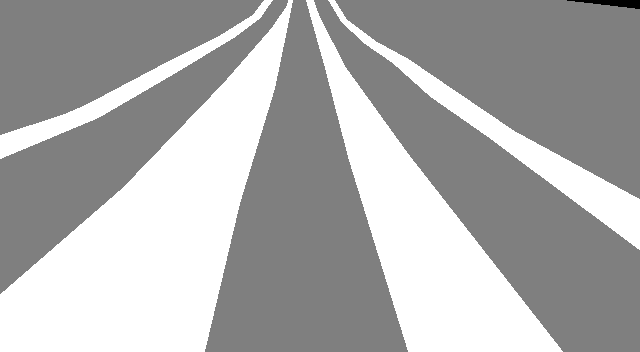
#> input picture Frogn_Dataset/annotations_prepped_train/20190913_LR1_S_1805.png, 640 x 352 px; its folder holds 4 pictures in this run
$ python crop_images.py
#> lines starting #> are read from the running program, lines starting #| are printed output that depends on the picture
#!/usr/bin/env python
import os
import cv2
os.environ['PYGAME_HIDE_SUPPORT_PROMPT'] = "hide" # Hides the pygame version, welcome msg
from os.path import expanduser
import glob
from PIL import Image
import os.path as osp

roi_x = 208 #120
roi_y = 120 #208

input_dir = expanduser("~/Third_Paper/Datasets/Frogn_Dataset/annotations_prepped_train/") #/frogn_2%04d.jpg"%d
output_dir = expanduser("~/Third_Paper/Datasets/Frogn_Dataset_32x_352/annotations_prepped_train/")

for label_file in glob.glob(osp.join(input_dir, '*.png')):
        print(label_file)
        with open(label_file) as f:
            base = osp.splitext(osp.basename(label_file))[0]
            img = cv2.imread(label_file)
#> img is the input picture: shape (352, 640, 3); min 0, max 2, mean 1.35
            # [6 lines of commented-out code are left out]
            iheight, iwidth = img.shape[:2]
#> iheight = 352; iwidth = 640
            Roi = img[0+8:iheight,0:iwidth]
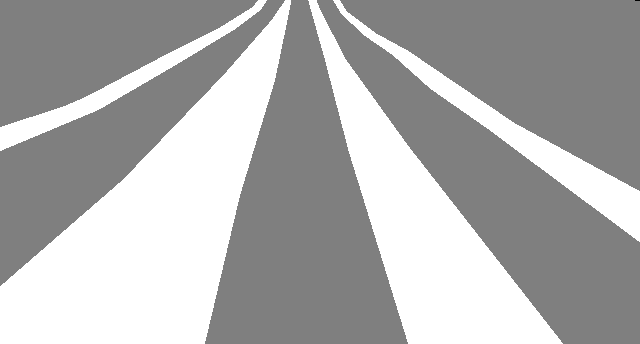
#> Roi: shape (344, 640, 3); min 0, max 2, mean 1.36; drawn with min black and max white

            # Store the Cropped Images
            cv2.imwrite(output_dir+base+'.png', Roi)
#> pass 2 of the loop `for label_file in glob.glob(osp.join(input_dir, '*.png')):`:
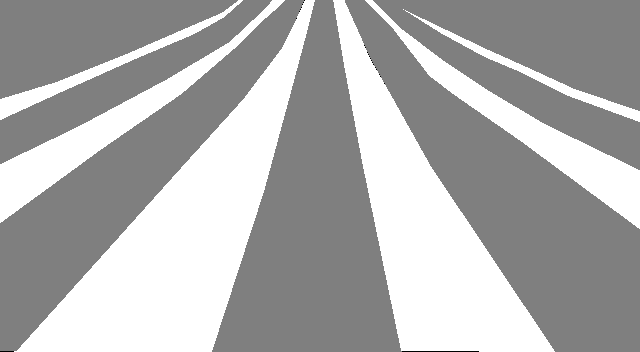
#> input picture Frogn_Dataset/annotations_prepped_train/20190913_LR1_S_2165.png, 640 x 352 px
#> img is the input picture: shape (352, 640, 3); min 0, max 2, mean 1.36
#> `Roi = img[0+8:iheight,0:iwidth]`:
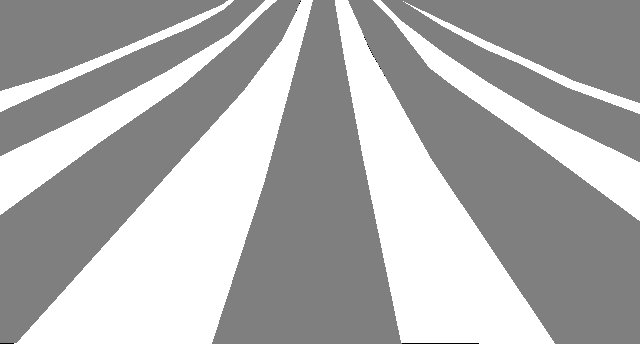
#> Roi: shape (344, 640, 3); min 0, max 2, mean 1.37; drawn with min black and max white
#> pass 3 of the loop `for label_file in glob.glob(osp.join(input_dir, '*.png')):`:
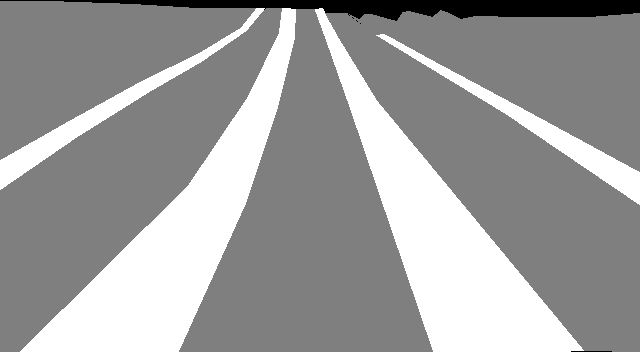
#> input picture Frogn_Dataset/annotations_prepped_train/20190913_LR3_N_2160.png, 640 x 352 px
#> img is the input picture: shape (352, 640, 3); min 0, max 2, mean 1.23
#> `Roi = img[0+8:iheight,0:iwidth]`:
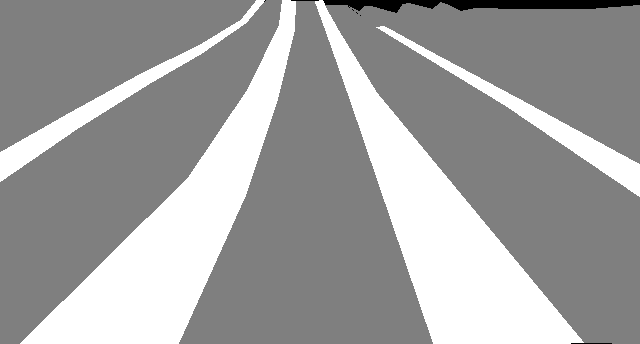
#> Roi: shape (344, 640, 3); min 0, max 2, mean 1.25; drawn with min black and max white
#> the loop made 4 passes; the first 3 are shown
